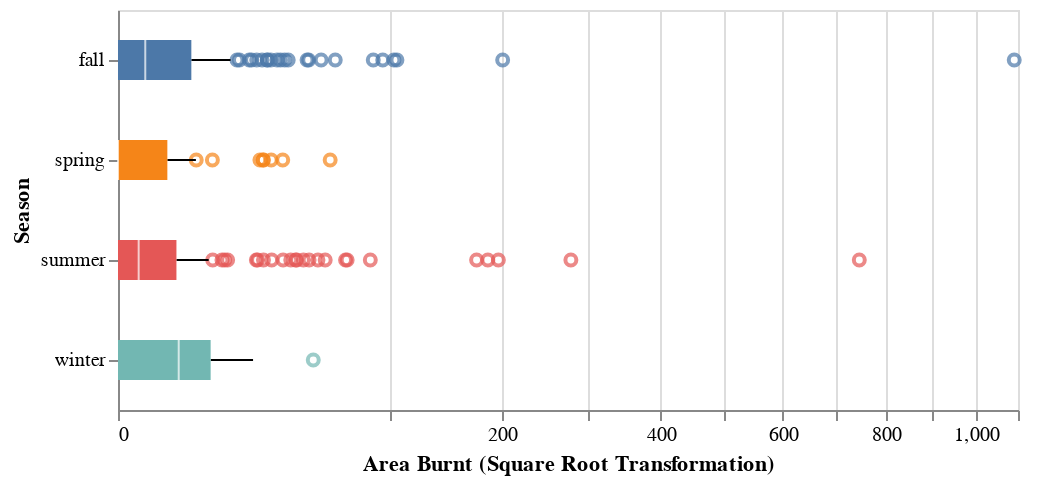

The code cell stored with this chart in its notebook:
### Markdown cell above
Figure 4 shows that some months such as January, May and November do not have many observations, and since the month variable is unbalanced, to avoid overfitting, we create a `season` variable.

### Code cell
season_mapping = {
    "dec" : "winter",
    "jan" : "winter",
    "feb" : "winter",
    "mar" : "spring",
    "apr" : "spring",
    "may" : "spring",
    "jun" : "summer",
    "jul" : "summer", 
    "aug" : "summer",
    "sep" : "fall",
    "oct" : "fall",
    "nov" : "fall"
}
train_set["season"] = train_set["month"].map(season_mapping)

alt.Chart(train_set).mark_boxplot(size = 20).encode(
    x = alt.X("area", 
              scale = alt.Scale(type = "sqrt"),
              title = "Area Burnt (Square Root Transformation)"),
    y = alt.Y("season", 
              sort = "x",
              title = "Season"),
    color = alt.Color("season",
                      legend = None)
).properties(
    height = 200,
    width = 450
)

### Figure 1 — Vega-Lite specification as saved in the notebook (floating-point values rounded to 4 significant figures; data arrays with more than 128 entries replaced by an {"elided": "..."} marker saying what was removed)
{"$schema": "https://vega.github.io/schema/vega-lite/v4.8.1.json", "config": {"view": {"continuousHeight": 300, "continuousWidth": 400}}, "data": {"name": "data-e0bda87007f42779033a993ab5a8062f"}, "datasets": {"data-e0bda87007f42779033a993ab5a8062f": {"elided": "413 records"}}, "encoding": {"color": {"field": "season", "legend": null, "type": "nominal"}, "x": {"field": "area", "scale": {"type": "sqrt"}, "title": "Area Burnt (Square Root Transformation)", "type": "quantitative"}, "y": {"field": "season", "sort": "x", "title": "Season", "type": "nominal"}}, "height": 200, "mark": {"size": 20, "type": "boxplot"}, "width": 450}
